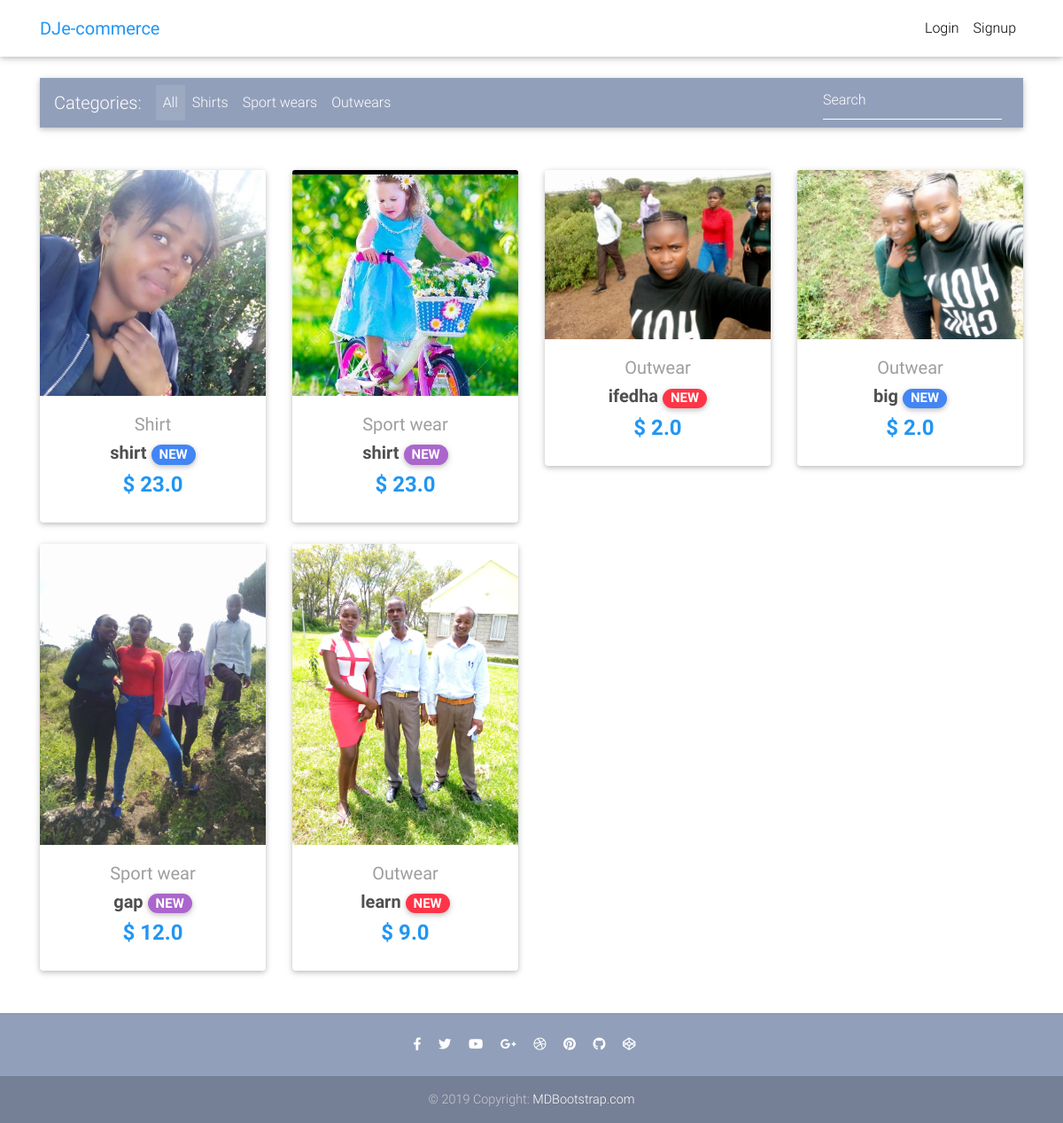
The page / on the database its author committed.
### core/models.py (models this page shows, shortened)
class Item(models.Model):
    title = models.CharField(max_length=100)
    price = models.FloatField()
    discount_price = models.FloatField(blank=True, null=True)
    category = models.CharField(choices=CATEGORY_CHOICES, max_length=2)
    label = models.CharField(choices=LABEL_CHOICES, max_length=1)
    slug = models.SlugField()
    description = models.TextField()
    image = models.ImageField()
    def get_absolute_url(self):
        return reverse("core:product", kwargs={
            'slug': self.slug
        })

### core/views.py (the view)
# urls.py: path('', HomeView.as_view(), name='home'),
class HomeView(ListView):
    model = Item
    paginate_by = 10
    template_name = "home.html"

### templates/home.html (shortened to what this page needs)
{% extends "base.html" %}
{% block content %}
  <main>
    <div class="container">
      <nav class="navbar navbar-expand-lg navbar-dark mdb-color lighten-3 mt-3 mb-5">
        <span class="navbar-brand">Categories:</span>
        <div class="collapse navbar-collapse" id="basicExampleNav">
          <ul class="navbar-nav mr-auto">
            <li class="nav-item active">
              <a class="nav-link" href="#">All
              </a>
            </li>
            <li class="nav-item">
              <a class="nav-link" href="#">Shirts</a>
            </li>
            <li class="nav-item">
              <a class="nav-link" href="#">Sport wears</a>
            </li>
            <li class="nav-item">
              <a class="nav-link" href="#">Outwears</a>
            </li>
          </ul>
          <form class="form-inline">
            <div class="md-form my-0">
              <input class="form-control mr-sm-2" type="text" placeholder="Search" aria-label="Search">
            </div>
          </form>
        </div>
      </nav>
      <section class="text-center mb-4">
        <div class="row wow fadeIn">
          {% for item in object_list %}
          <div class="col-lg-3 col-md-6 mb-4">
            <div class="card">
              <div class="view overlay">
                <img src="{{ item.image.url }}" class="card-img-top">
              </div>
              <div class="card-body text-center">
                <a href="" class="grey-text">
                  <h5>{{ item.get_category_display }}</h5>
                </a>
                <h5>
                  <strong>
                    <a href="{{ item.get_absolute_url }}" class="dark-grey-text">{{ item.title }}
                      <span class="badge badge-pill {{ item.get_label_display }}-color">NEW</span>
                    </a>
                  </strong>
                </h5>
                <h4 class="font-weight-bold blue-text">
                  <strong>$
                  {% if item.discount_price %}
                  {{ item.discount_price }}
                  {% else %}
                  {{ item.price }}
                  {% endif %}
                  </strong>
                </h4>
              </div>
            </div>
          </div>
          {% endfor %}
        </div>
      </section>
    </div>
  </main>
{% endblock content %}

### templates/base.html (shortened to what this page needs)
{% load static %}
<!DOCTYPE html>
<html lang="en">
<head>
  <link rel="stylesheet" href="https://use.fontawesome.com/releases/v5.8.1/css/all.css">
  <link href="{% static 'css/bootstrap.min.css' %}" rel="stylesheet">
  <link href="{% static 'css/mdb.min.css' %}" rel="stylesheet">
  <link href="{% static 'css/style.min.css' %}" rel="stylesheet">
</head>
{% include "navbar.html" %}
<body>
    <div class="mt-5 pt-4">
    </div>
    {% block content %}
    {% endblock content %}
    {% include "footer.html" %}
</body>
</html>

### templates/navbar.html (shortened to what this page needs)
{% load cart_template_tags %}
<nav class="navbar fixed-top navbar-expand-lg navbar-light white scrolling-navbar">
    <div class="container">
      <a class="navbar-brand waves-effect" href="/">
        <strong class="blue-text">DJe-commerce</strong>
      </a>
      <div class="collapse navbar-collapse" id="navbarSupportedContent">
        <ul class="navbar-nav nav-flex-icons">
          {% if request.user.is_authenticated %}
          <li class="nav-item">
            <a href="{% url 'core:order-summary' %}" class="nav-link waves-effect">
              <span class="badge red z-depth-1 mr-1"> {{ request.user|cart_item_count }} </span>
              <i class="fas fa-shopping-cart"></i>
              <span class="clearfix d-none d-sm-inline-block"> Cart </span>
            </a>
          </li>
          <li class="nav-item">
            <a class="nav-link waves-effect" href="{% url 'account_logout' %}">
              <span class="clearfix d-none d-sm-inline-block"> Logout </span>
            </a>
          </li>
          {% else %}
          <li class="nav-item">
            <a class="nav-link waves-effect" href="{% url 'account_login' %}">
              <span class="clearfix d-none d-sm-inline-block"> Login </span>
            </a>
          </li>
          <li class="nav-item">
            <a class="nav-link waves-effect" href="{% url 'account_signup' %}">
              <span class="clearfix d-none d-sm-inline-block"> Signup </span>
            </a>
          </li>
          {% endif %}
        </ul>
      </div>
    </div>
  </nav>

### templates/footer.html
<footer class="page-footer text-center font-small mt-4 wow fadeIn">
    <hr class="my-4">
    <div class="pb-4">
      <a href="https://www.facebook.com/mdbootstrap" target="_blank">
        <i class="fab fa-facebook-f mr-3"></i>
      </a>
      <a href="https://twitter.com/MDBootstrap" target="_blank">
        <i class="fab fa-twitter mr-3"></i>
      </a>
      <a href="https://www.youtube.com/watch?v=7MUISDJ5ZZ4" target="_blank">
        <i class="fab fa-youtube mr-3"></i>
      </a>
      <a href="https://plus.google.com/u/0/b/107863090883699620484" target="_blank">
        <i class="fab fa-google-plus-g mr-3"></i>
      </a>
      <a href="https://dribbble.com/mdbootstrap" target="_blank">
        <i class="fab fa-dribbble mr-3"></i>
      </a>
      <a href="https://pinterest.com/mdbootstrap" target="_blank">
        <i class="fab fa-pinterest mr-3"></i>
      </a>
      <a href="https://github.com/mdbootstrap/bootstrap-material-design" target="_blank">
        <i class="fab fa-github mr-3"></i>
      </a>
      <a href="http://codepen.io/mdbootstrap/" target="_blank">
        <i class="fab fa-codepen mr-3"></i>
      </a>
    </div>
    <div class="footer-copyright py-3">
      © 2019 Copyright:
      <a href="https://mdbootstrap.com/education/bootstrap/" target="_blank"> MDBootstrap.com </a>
    </div>
  </footer>

### templates/scripts.html (shortened to what this page needs)
{% load static %}

### templates/base.html (style rules this page uses)
html, body, header, .carousel { height: 60vh; }

### rows shown on the page
Item: image (picture), category "Shirt", title "shirt", discount_price "23.0"
Item: image (picture), category "Sport wear", title "shirt", discount_price "23.0"
Item: image (picture), category "Outwear", title "ifedha", discount_price "2.0"
Item: image (picture), category "Outwear", title "big", discount_price "2.0"
Item: image (picture), category "Sport wear", title "gap", discount_price "12.0"
Item: image (picture), category "Outwear", title "learn", discount_price "9.0"
